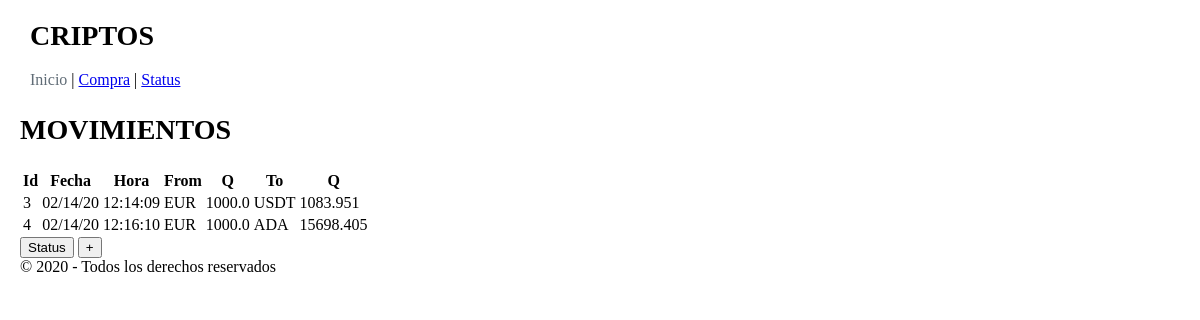
Before: / with the older database file.
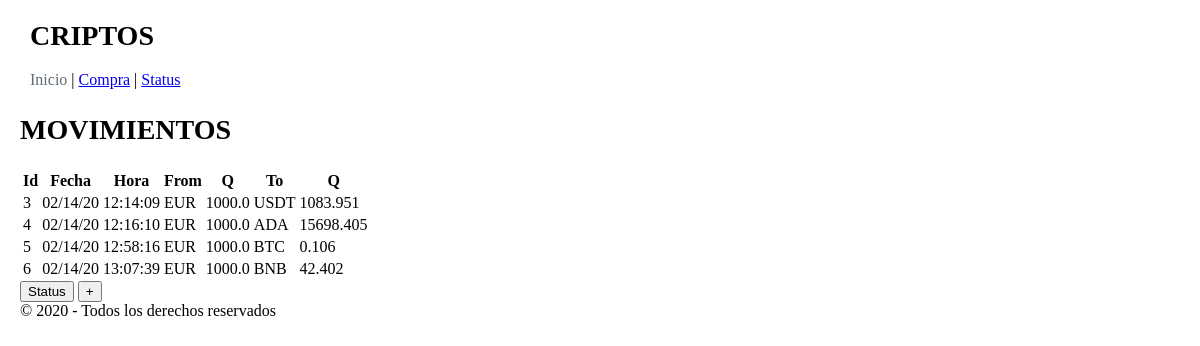
After: the same page with the newer database file.
### tables this page shows
CREATE TABLE "Movements" (
	`id`	INTEGER,
	`date`	TEXT,
	`time`	TEXT,
	`from_currency`	INTEGER,
	`from_quantity`	REAL,
	`to_currency`	INTEGER,
	`to_quantity`	REAL,
	PRIMARY KEY(`id`),
	FOREIGN KEY(`to_currency`) REFERENCES `Criptos`,
	FOREIGN KEY(`from_currency`) REFERENCES `Criptos`
);

CREATE TABLE "Criptos" (
	`id`	INTEGER,
	`symbol`	TEXT,
	`name`	TEXT,
	PRIMARY KEY(`id`)
);

### criptos/routes.py (the view)
@app.route("/")
def index():
    registros = todosMovDB()
    return render_template("index.html", registros=registros, route="index")

### criptos/routes.py (called while the page is built)
def todosMovDB():
    conn = sqlite3.connect(BASE_DATOS)
    cursor = conn.cursor()
    consulta = '''SELECT Movements.id, Movements.date, Movements.time,
                CriptosFrom.symbol, Movements.from_quantity, CriptosTo.symbol, Movements.to_quantity FROM Movements
                INNER JOIN Criptos as CriptosFrom ON Movements.from_currency = CriptosFrom.id
                INNER JOIN Criptos as CriptosTo ON Movements.to_currency = CriptosTo.id;'''
    rows = cursor.execute(consulta)
    filas = []
    for row in rows:
        filas.append(row)
    conn.close()
    return filas

### criptos/templates/index.html (shortened to what this page needs)
{% extends "base.html" %}
{% block content %}
    <h1>MOVIMIENTOS</h1>
        <table class="u-full-width">
            <tr>
                <th>Id</th>
                <th>Fecha</th>
                <th>Hora</th>
                <th>From</th>
                <th>Q</th>
                <th>To</th>
                <th>Q</th>
            </tr>
            {% for mov in registros %}
            <tr>
                <td>{{mov[0]}}</td>
                <td>{{mov[1]}}</td>
                <td>{{mov[2]}}</td>
                <td>{{mov[3]}}</td>
                <td>{{mov[4]}}</td>
                <td>{{mov[5]}}</td>
                <td>{{mov[6]}}</td>
            </tr>
            {% endfor %}
        </table>
        <a href="/status"><input type="button" value="Status"></a>
        <a href="/purchase"><input type="button" value="+"></a>
{% endblock %}

### criptos/templates/base.html (shortened to what this page needs)
<html lang="en">
<head>
    <link rel="stylesheet" href="//cdnjs.cloudflare.com/ajax/libs/normalize/5.0.0/normalize.css">
    <link rel="stylesheet" href="//cdnjs.cloudflare.com/ajax/libs/milligram/1.3.0/milligram.css">
    <link rel="stylesheet" href="/static/css/base.css">
</head>
<body>
    <header>
        <h1>CRIPTOS</h1>
        <div id="menu">
            {% if 'index' != route %}
            <a href="/">Inicio</a> |
            {% else%}
            <a class="disable">Inicio</a> |
            {% endif %}
            {% if 'purchase' != route %}
            <a href="/purchase">Compra</a>  |
            {% else%}
            <a class="disable">Compra</a>  |
            {% endif %}
            {% if 'status' != route %}
            <a href="/status">Status</a>
            {% else%}
            <a class="disable">Status</a> |
            {% endif %}
        </div>
    </header>
    <section>
        {% block content %}{% endblock %}
    </section>
    <footer>&copy 2020 - Todos los derechos reservados</footer>
</body>
</html>

### criptos/static/css/base.css (style rules this page uses)
body { margin: 20px; }
header { margin-left: 10px; }
h1 { font-size: 28px; }
#menu { margin-bottom: 25px; }
#menu .disable { color: #606c76; }

Changed rows visible on the page:
added Movements: id "5", date "02/14/20", time "12:58:16", symbol "EUR", from_quantity "1000.0", symbol "BTC", to_quantity "0.106"
added Movements: id "6", date "02/14/20", time "13:07:39", symbol "EUR", from_quantity "1000.0", symbol "BNB", to_quantity "42.402"
